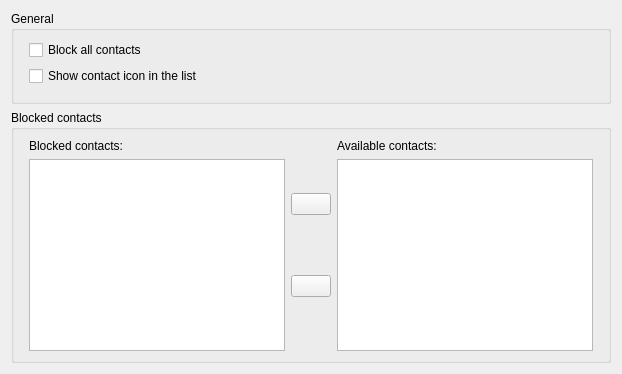
     <widget class="QWidget" name="contactsTab">
      <attribute name="title">
       <string>Contacts</string>
      </attribute>
      <layout class="QVBoxLayout" name="verticalLayout_16">
       <item>
        <widget class="QGroupBox" name="groupBox_8">
         <property name="title">
          <string>General</string>
         </property>
         <layout class="QVBoxLayout" name="verticalLayout_15">
          <property name="leftMargin">
           <number>15</number>
          </property>
          <property name="bottomMargin">
           <number>15</number>
          </property>
          <item>
           <widget class="QCheckBox" name="ignoreAllContactsBox">
            <property name="text">
             <string>Block all contacts</string>
            </property>
           </widget>
          </item>
          <item>
           <widget class="QCheckBox" name="displayIconBox">
            <property name="text">
             <string>Show contact icon in the list</string>
            </property>
           </widget>
          </item>
         </layout>
        </widget>
       </item>
       <item>
        <widget class="QGroupBox" name="groupBox_7">
         <property name="sizePolicy">
          <sizepolicy hsizetype="Preferred" vsizetype="MinimumExpanding">
           <horstretch>0</horstretch>
           <verstretch>0</verstretch>
          </sizepolicy>
         </property>
         <property name="title">
          <string>Blocked contacts</string>
         </property>
         <layout class="QHBoxLayout" name="horizontalLayout_6">
          <property name="leftMargin">
           <number>15</number>
          </property>
          <property name="rightMargin">
           <number>15</number>
          </property>
          <item>
           <layout class="QVBoxLayout" name="verticalLayout_12">
            <item>
             <widget class="QLabel" name="label_13">
              <property name="text">
               <string>Blocked contacts:</string>
              </property>
             </widget>
            </item>
            <item>
             <widget class="QListWidget" name="blockedContactsList"/>
            </item>
           </layout>
          </item>
          <item>
           <layout class="QVBoxLayout" name="verticalLayout_13">
            <item>
             <widget class="QPushButton" name="addContactButton">
              <property name="text">
               <string/>
              </property>
              <property name="icon">
               <iconset resource="resource.qrc">
                <normaloff>:/go-previous</normaloff>:/go-previous</iconset>
              </property>
             </widget>
            </item>
            <item>
             <widget class="QPushButton" name="removeContactButton">
              <property name="text">
               <string/>
              </property>
              <property name="icon">
               <iconset resource="resource.qrc">
                <normaloff>:/go-next</normaloff>:/go-next</iconset>
              </property>
             </widget>
            </item>
           </layout>
          </item>
          <item>
           <layout class="QVBoxLayout" name="verticalLayout_14">
            <item>
             <widget class="QLabel" name="label_14">
              <property name="text">
               <string>Available contacts:</string>
              </property>
             </widget>
            </item>
            <item>
             <widget class="QListWidget" name="allContactsList"/>
            </item>
           </layout>
          </item>
         </layout>
        </widget>
       </item>
      </layout>
     </widget>
